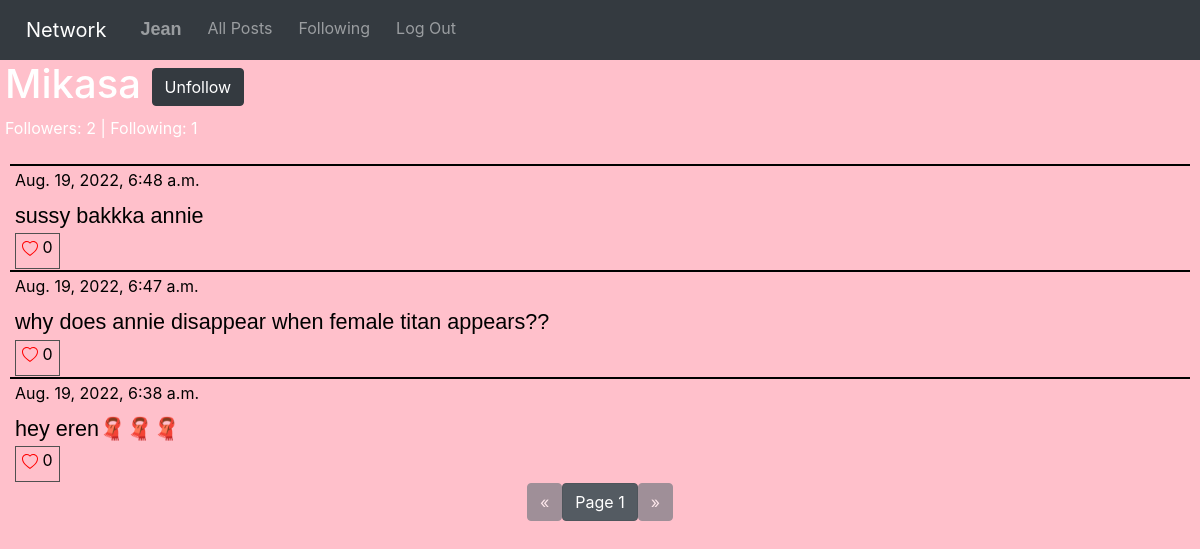
Screenshot of /user/2/page/1 (signed in) with the database file from the repository.
### network/models.py (models this page shows, shortened)
class User(AbstractUser):
    pass

class Posts(models.Model):
    content = models.TextField(blank=False)
    user = models.ForeignKey(User, on_delete=models.CASCADE, related_name="user_posts")
    like = models.IntegerField(default=0)
    time = models.DateTimeField(auto_now_add=True)

### network/views.py (the view, shortened to what this page needs)
# urls.py: path("user/<int:user_id>/page/<int:page_no>", views.view_user, name="user-posts"),
@csrf_exempt
def view_user(request, user_id, page_no):
    usr_ = User.objects.get(pk=user_id)
    posts = usr_.user_posts.all().order_by("-time")
    posts = Paginator(posts, 10).page(page_no)
    liked_posts = liked_list(posts, request.user)
    followers = usr_.follows.first().followers.all()
    f = "Follow"
    if request.user in followers:
        f = "Unfollow"
    followings = usr_.follows.first().followed_users.all()
    return render(request, "network/user.html", {
        "posts": posts,
        "liked_posts": liked_posts,
        "usr": usr_,
        "followers": len(followers),
        "followings": len(followings),
        "btnText": f
    })

### network/views.py (called while the page is built)
def liked_list(posts, user):
    liked_posts = []
    for post in posts:
        for p in post.liked_usr.all():
            for usr in p.liked_users.all():
                if usr == user:
                    liked_posts.append(post.id)
    return liked_posts

### network/templates/network/user.html (shortened to what this page needs)
{% extends "network/layout.html" %}
{% load static %}
{% block body %}
<label id="user-head">
    <h1>{{ usr }}
        {% if request.user.is_authenticated and request.user != usr %}
        <button onclick="follow('{{ usr.id }}');" class="btn btn-dark" id="follow-btn">{{ btnText }}</button>
        {% endif %}
    </h1>
    <p id="follow-data">Followers: {{ followers }} | Following: {{ followings }}</p>
</label>
<div id="all_posts">
    <div id="posts">
        {% for post in posts %}
        <div class="post-item">
            <label class="post-content">
                <label class="time-data">{{ post.time }}</label>
                <br />
                <p class="post-text">{{ post.content }}</p>
                {% if user.is_authenticated %}
                {% if post.id in liked_posts %}
                <div id="like-btn-{{ post.id }}">
                    <button class="like-btn" onclick="like_post('{{ post.id }}');">
                        <svg xmlns="http://www.w3.org/2000/svg" width="16" height="16" fill="red"
                            class="bi bi-heart-fill" viewBox="0 0 16 16">
                            <path fill-rule="evenodd"
                                d="M8 1.314C12.438-3.248 23.534 4.735 8 15-7.534 4.736 3.562-3.248 8 1.314z" />
                        </svg>
                        <label class="bi-heart" id="like-no-{{ post.id }}">{{ post.like }}</label>
                    </button>
                </div>
                {% else %}
                <div id="like-btn-{{ post.id }}">
                    <button class="like-btn" onclick="like_post('{{ post.id }}');">
                        <label class="bi-heart" id="like-no-{{ post.id }}">{{ post.like }}</label>
                    </button>
                </div>
                {% endif %}
                {% endif %}
            </label>
        </div>
        {% endfor %}
    </div>
</div>
<nav aria-label="Page navigation">
    <ul class="pagination justify-content-center">
        {% if posts.has_previous %}
        <li>
            <a href="{% url 'user-posts' usr.id posts.previous_page_number %}">
                <button class="btn btn-secondary"> &laquo; </button>
            </a>
        </li>
        {% else %}
        <li>
            <button class="btn btn-secondary" disabled> &laquo; </button>
        </li>
        {% endif %}
        <li>
            <a href="#">
                <button class="btn btn-secondary active">Page {{ posts.number }}</button>
            </a>
        </li>
        {% if posts.has_next %}
        <li>
            <a href="{% url 'user-posts' usr.id posts.next_page_number %}">
                <button class="btn btn-secondary"> &raquo; </button>
            </a>
        </li>
        {% else %}
        <li>
            <button class="btn btn-secondary" disabled> &raquo; </button>
        </li>
        {% endif %}
    </ul>
</nav>
{% endblock %}

### network/templates/network/layout.html (shortened to what this page needs)
{% load static %}
<!DOCTYPE html>
<html lang="en">
    <head>
        <link rel="stylesheet" href="https://stackpath.bootstrapcdn.com/bootstrap/4.4.1/css/bootstrap.min.css">
        <link href="{% static 'network/styles.css' %}" rel="stylesheet">
    </head>
    <body>
        <nav class="navbar navbar-expand-lg navbar-dark bg-dark" id="bar">
            <a class="navbar-brand" href="#">Network</a>
            <div>
              <ul class="navbar-nav mr-auto">
                {% if user.is_authenticated %}
                    <li class="nav-item">
                        <a class="nav-link post-user" href="{% url 'user-posts' user.id 1 %}"><strong>{{ user.username }}</strong></a>
                    </li>
                {% endif %}
                <li class="nav-item">
                  <a class="nav-link" href="{% url 'index' %}">All Posts</a>
                </li>
                {% if user.is_authenticated %}
                    <li class="nav-item">
                        <a class="nav-link" href="{% url 'following' 1 %}">Following</a>
                    </li>
                    <li class="nav-item">
                        <a class="nav-link" href="{% url 'logout' %}">Log Out</a>
                    </li>
                {% endif %}
              </ul>
            </div>
          </nav>
        <div class="body">
            {% block body %}
            {% endblock %}
        </div>
    </body>
</html>

### network/static/network/styles.css (style rules this page uses)
body { background-color: pink; color: black; }
#bar { color: pink; }
.navbar-nav { display: flex; flex-direction: row; }
.nav-item, .navbar-brand { padding-left: 10px; }
#posts { margin-left: 10px; margin-right: 10px; }
.post-item { border-top: 2px solid black; font-size: large; }
.post-content { color: black; margin-left: 5px; margin-bottom: 1px; }
.time-data { color: black; font-size: medium; margin-top: 1px; }
.like-btn { background-color: transparent; border: 1px solid #505050; font-size: medium; }
.post-text { font-family: 'Lucida Sans', 'Lucida Sans Regular', 'Lucida Grande', 'Lucida Sans Unicode', Geneva, Verdana, sans-serif; font-size: larger; margin-bottom: 1px; }
.post-user { color: blue; font-family: sans-serif; text-transform: capitalize; font-size: large; margin-bottom: 1px; }
#user-head { text-transform: capitalize; margin-left: 5px; color: white; }
#follow-data { font-size: medium; }

### rows the page displays
User: username "Jean"
User: username "Mikasa"
Posts: time "Aug. 19, 2022, 6:48 a.m.", content "sussy bakkka annie", like "0"
Posts: time "Aug. 19, 2022, 6:47 a.m.", content "why does annie disappear when female titan appears??", like "0"
Posts: time "Aug. 19, 2022, 6:38 a.m.", content "hey eren🧣🧣🧣", like "0"

### other values shown
{{ btnText }} "Unfollow"
{{ followers }} "2"
{{ followings }} "1"
{{ posts.number }} "1"
